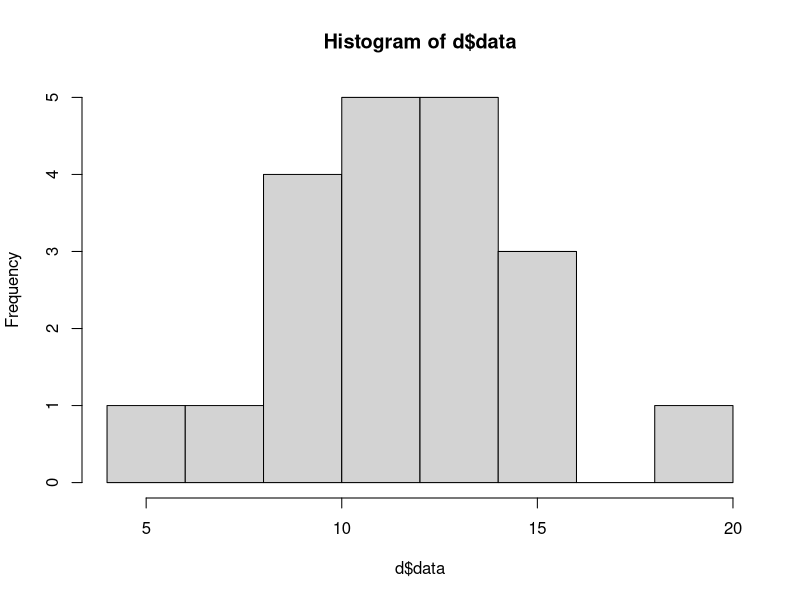

R code for this plot: (Note: this script raises an error after producing the figure.)
#ejercicio 1----------------------------------------------
#Poisson media=12
#probabilidad para 14
ppois(14, lambda = 12)

#Para mas de 14
ppois(14, lambda = 12, lower.tail = FALSE)

#ppois acumulada
#dpois exacta

d<-data.frame('data' =  rpois(20,12))
hist(d$data)

#ejericio 2---------------------------------------------
#Probabilidad  de rechazo:  6 por dia
#x;4 rechazados
#lambda: 6 por dia
dpois(4,6)

#rechazar 9 transsacciones en dos dias consecutivos
#lambda: 6 * 2 = 12
#x:9 rfechazados
dpois(9,12)


#ejercicio 3----------------------------------------------
#nacimientos x=6
#lambda = 4.5
dpois(6,4.5)

library(ggplot2)
set.seed(2)

nac<-data.frame('data', rpois(365, 4.5))

ggplot(data = nac) + 
  geom_histogram(aes(x = data, 
                     y = stat(count / sum(count)),
                     fill =  data == 6),
                 binwidth = 1, 
                 color = 'black',)+
  scale_x_continuous(breaks = 0:10)+
  labs(x = 'Nacimientos por periodo', 
       y = 'Proporcion',
       title = 'Sim nacimientos con Pios(lambda = 4.5') +
  theme_bw()

library(dplyr)

nac %>% dplyr::summarize(nac_6=sum(nac$data==6)/n())
nac_6

